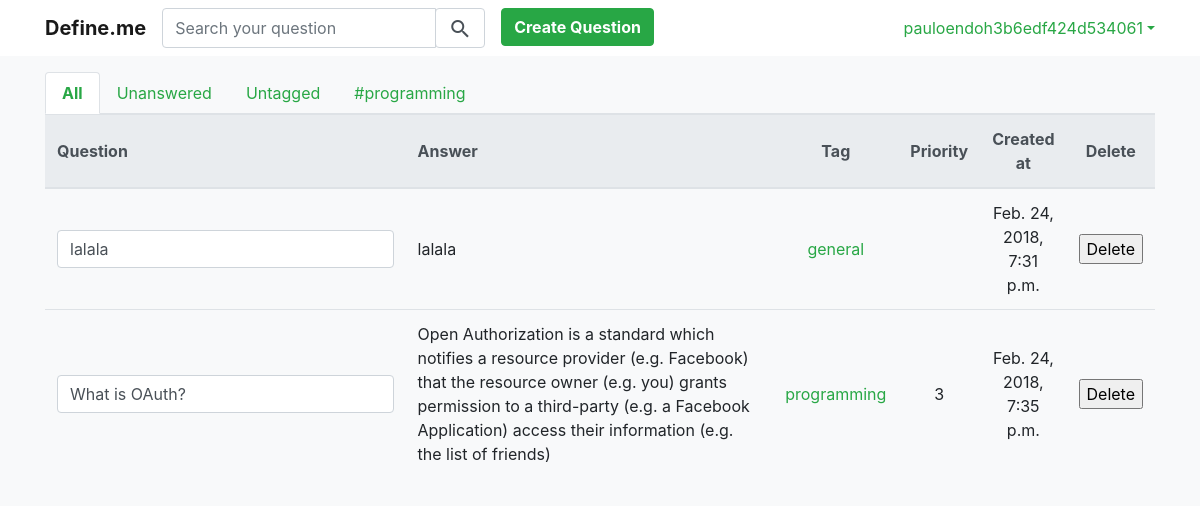
The page / (signed in) on the database as committed earlier.
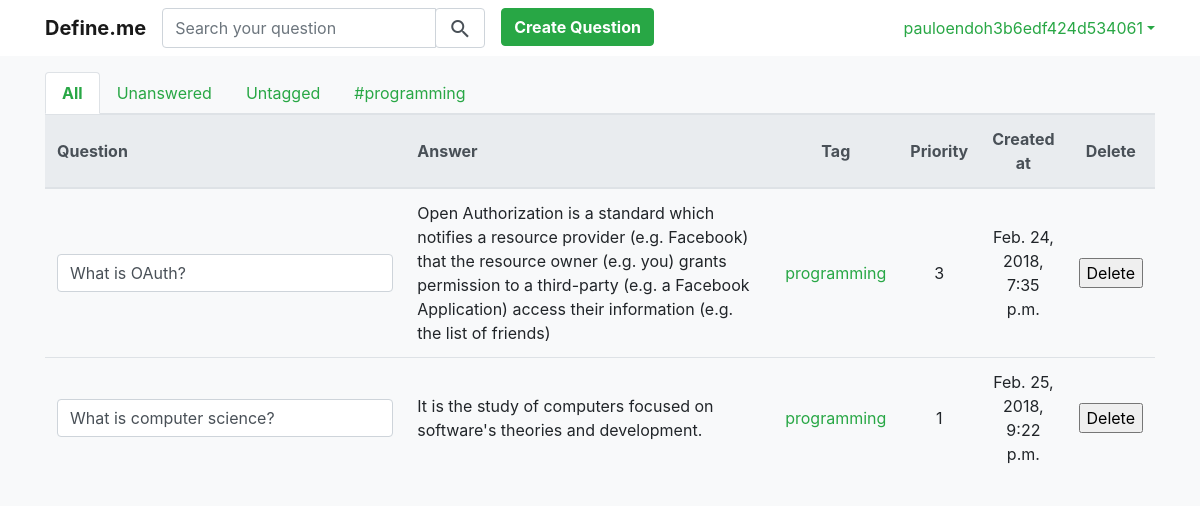
The same page on the database as committed later.
### core/models.py (models this page shows)
class Question(models.Model):
    user = models.ForeignKey(User, on_delete=models.CASCADE)
    q = models.TextField(null=False)
    a = models.TextField(null=True, blank=True)
    tag = models.CharField(max_length=30, null=False)
    priority = models.FloatField(
        validators=[MinValueValidator(1), MaxValueValidator(3)], null=True, blank=True)
    created_at = models.DateTimeField(auto_now_add=True)

### core/views.py (the view, shortened to what this page needs)
# urls.py: path('', views.index, name='index'),
def index(request):
    user = User.objects.get(id=request.user.id)
    if request.method == 'POST':
        question_id = request.POST.get("id")
        answer = request.POST.get('a')
        question = Question.objects.get(id=question_id)
        question.a = answer
        question.save()
    questions = Question.objects.filter(user=user)
    return render(request, 'home.html', {"questions": questions})

### core/templates/home.html (shortened to what this page needs)
{% extends 'base.html' %}
{% block content %}
{% if questions %}
<div class="pt-3 container">
    <ul class="nav nav-tabs">
        <li class="nav-item"><a class="nav-link text-success font-weight-bold active" href="#">All </a></li>
        <li class="nav-item"><a class="nav-link text-success" href="#">Unanswered</a></li>
        <li class="nav-item"><a class="nav-link text-success" href="#">Untagged</a></li>
        <li class="nav-item"><a class="nav-link text-success" href="#">#programming</a></li>
    </ul>
    <table class="table">
        <thead class="thead-light">
        <tr>
            <th class="align-middle" style="width: 40%;">Question</th>
            <th class="align-middle" style="width: 40%;">Answer</th>
            <th class="text-center align-middle" style="width:5%;">Tag</th>
            <th class="text-center align-middle" style="width:5%;">Priority</th>
            <th class="text-center align-middle" style="width:5%;">Created at</th>
            <th class="text-center align-middle" style="width:5%;">Delete</th>
        </tr>
        </thead>
        {% for question in questions %}
        <tr>
            <td class="align-middle">
                <form class="update-question-form">
                    <input class="form-control" type="text" value="{{ question.q }}"/>
                </form>
            </td>
            <td class="align-middle">
                {{ question.a }}
            </td>
            <td class="text-center align-middle">
                {% if question.tag %}
                <a class="text-success" href="{% url 'show_tag' question.tag %}">
                    {{ question.tag }}
                </a>
                {% endif %}
            </td>
            <td class="text-center align-middle">{{ question.priority|floatformat }}</td>
            <td class="text-center align-middle">{{ question.created_at }}</td>
            <td class="text-center align-middle">
                <form method='post' action="{% url 'delete_question' %}">
                    <input name="submit" type="submit" value="Delete">
                </form>
            </td>
        </tr>
        {% endfor %}
    </table>
</div>
{% endif %}
{% endblock %}

Rows that differ between the two databases and show on the page:
removed Question: q "lalala", a "lalala", tag "general", created_at "Feb. 24, 2018, 7:31 p.m."
added Question: q "What is computer science?", a "It is the study of computers focused on software's theories and development.", tag "programming", priority "1", created_at "Feb. 25, 2018, 9:22 p.m."
